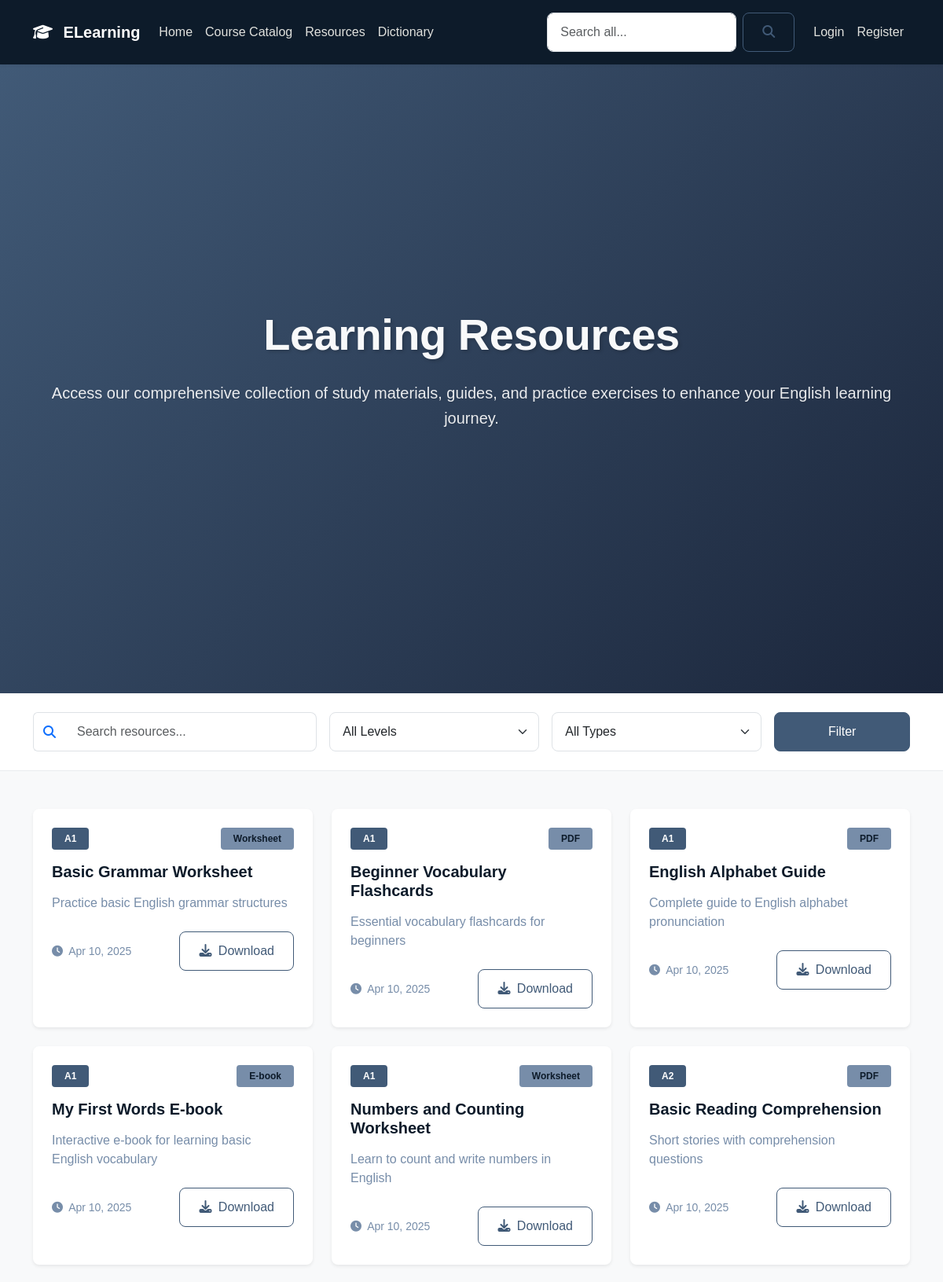
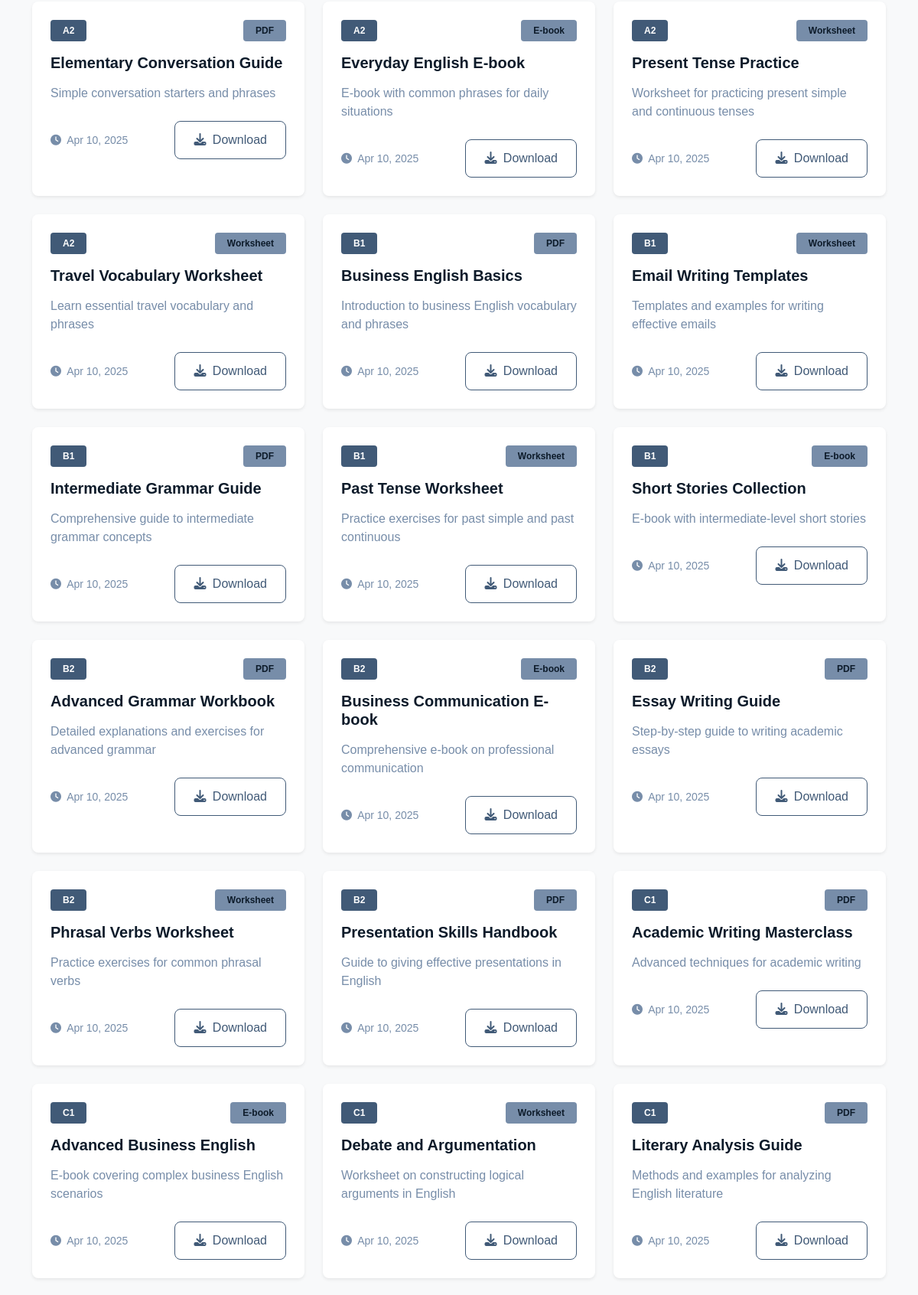
The app's page /resources.php (upper part) with its own data (2 pictures, top to bottom).
### tables this page shows
CREATE TABLE IF NOT EXISTS resource_library (
    resource_id INT PRIMARY KEY AUTO_INCREMENT,
    title VARCHAR(255) NOT NULL,
    description TEXT,
    file_path VARCHAR(255) NOT NULL,
    file_type TINYINT NOT NULL COMMENT '0: pdf, 1: ebook, 2: worksheet',
    proficiency_level ENUM('A1', 'A2', 'B1', 'B2', 'C1', 'C2') NOT NULL,
    course_id INT NULL,
    upload_date TIMESTAMP DEFAULT CURRENT_TIMESTAMP,
    FOREIGN KEY (course_id) REFERENCES courses(course_id) ON DELETE SET NULL
);

### includes/db.php (called while the page is built, shortened)
<?php
function sanitize_input($data) {
    $data = trim($data);
    $data = stripslashes($data);
    $data = htmlspecialchars($data);
    return $data;
}

### resources.php (the view, shortened to what this page needs)
<?php
require_once 'includes/db.php';
$search = sanitize_input($_GET['search'] ?? '');
try {
    $sql = "
        SELECT r.*
        FROM resource_library r
        WHERE 1=1
    ";
    $params = [];
    $sql .= " ORDER BY r.proficiency_level ASC, r.title ASC";
    $stmt = $conn->prepare($sql);
    $stmt->execute($params);
    $resources = $stmt->fetchAll();
} catch(PDOException $e) {
    error_log('Error in resources.php: ' . $e->getMessage());
    $_SESSION['error_message'] = 'An error occurred while loading resources. Please try again later.';
    $resources = [];
}
$types = [0 => 'PDF', 1 => 'E-book', 2 => 'Worksheet'];
?>
<!DOCTYPE html>
<html lang="en">
<head>
    <link href="https://cdn.jsdelivr.net/npm/bootstrap@5.3.2/dist/css/bootstrap.min.css" rel="stylesheet">
    <link href="https://cdnjs.cloudflare.com/ajax/libs/font-awesome/6.4.2/css/all.min.css" rel="stylesheet">
    <link href="css/custom.css" rel="stylesheet">
</head>
<body>
    <?php include 'includes/nav.php'; ?>
    <section class="hero-section text-white text-center py-5">
        <div class="container">
            <h1 class="display-4 fw-bold mb-4 text-light">Learning Resources</h1>
            <p class="lead mb-4">Access our comprehensive collection of study materials, guides, and practice exercises
                to enhance your English learning journey.</p>
        </div>
    </section>
    <section class="search-section py-4">
        <div class="container">
            <form action="resources.php" method="GET" class="row g-3">
                <div class="col-md-4">
                    <div class="input-group">
                        <span class="input-group-text bg-white border-end-0">
                            <i class="fas fa-search text-primary"></i>
                        </span>
                        <input type="text" class="form-control border-start-0" name="search"
                            placeholder="Search resources..." value="<?php echo htmlspecialchars($search); ?>">
                    </div>
                </div>
                <div class="col-md-3">
                    <select class="form-select" name="level">
                        <option value="">All Levels</option>
                    </select>
                </div>
                <div class="col-md-3">
                    <select class="form-select" name="type">
                        <option value="">All Types</option>
                    </select>
                </div>
                <div class="col-md-2">
                    <button type="submit" class="btn btn-primary w-100">Filter</button>
                </div>
            </form>
        </div>
    </section>
    <section class="py-5">
        <div class="container">
            <?php if (empty($resources)): ?>
            <div class="text-center py-5">
                <i class="fas fa-search fa-3x text-muted mb-3"></i>
                <h3>No resources found</h3>
                <p class="text-muted">Try adjusting your search or filter criteria</p>
            </div>
            <?php else: ?>
            <div class="row g-4">
                <?php foreach ($resources as $resource): ?>
                <div class="col-md-6 col-lg-4">
                    <div class="card h-100 border-0 shadow-sm">
                        <div class="card-body p-4">
                            <div class="d-flex justify-content-between align-items-center mb-3">
                                <span class="badge bg-primary"><?php echo $resource['proficiency_level']; ?></span>
                                <span class="badge bg-info"><?php echo $types[$resource['file_type']]; ?></span>
                            </div>
                            <h5 class="card-title mb-3"><?php echo htmlspecialchars($resource['title']); ?></h5>
                            <p class="card-text text-muted mb-4">
                                <?php echo htmlspecialchars($resource['description']); ?></p>
                            <div class="d-flex justify-content-between align-items-center">
                                <small class="text-muted">
                                    <i class="fas fa-clock me-1"></i>
                                    <?php echo date('M d, Y', strtotime($resource['upload_date'])); ?>
                                </small>
                                <a href="<?php echo htmlspecialchars($resource['file_path']); ?>"
                                    class="btn btn-outline-primary" target="_blank">
                                    <i class="fas fa-download me-1"></i> Download
                                </a>
                            </div>
                        </div>
                    </div>
                </div>
                <?php endforeach; ?>
            </div>
            <?php endif; ?>
        </div>
    </section>
</body>
</html>

### css/custom.css (style rules this page uses)
:root { --primary: #415a77; --secondary: #1b263b; --dark: #0d1b2a; --accent: #778da9; --light: #e0e1dd; --success: #27ae60; --warning: #f39c12; --danger: #e74c3c; --white: #ffffff; --gray-100: #f8f9fa; --gray-200: #e9ecef; --gray-300: #dee2e6; --gray-400: #ced4da; --gray-500: #adb5bd; --gray-600: #778da9; --gray-700: #415a77; --gray-800: #1b263b; --gray-900: #0d1b2a; --font-primary: "Ubuntu", sans-serif; --font-secondary: "Inter", sans-serif; --spacing-xs: 0.25rem; --spacing-sm: 0.5rem; --spacing-md: 1rem; --spacing-lg: 1.5rem; --spacing-xl: 2rem; --radius-sm: 0.25rem; --radius-md: 0.5rem; --radius-lg: 1rem; --radius-xl: 2rem; --shadow-sm: 0 2px 4px rgba(0, 0, 0, 0.05); --shadow-md: 0 4px 6px rgba(0, 0, 0, 0.1); --shadow-lg: 0 10px 15px rgba(0, 0, 0, 0.1); --shadow-xl: 0 20px 25px rgba(0, 0, 0, 0.15); }
body { font-family: var(--font-primary); color: var(--gray-800); background-color: var(--gray-100); }
h1, h2, h3, h4, h5, h6 { font-weight: 700; color: var(--dark); }
.display-1, .display-2, .display-3, .display-4 { font-weight: 800; }
.hero-section { background: linear-gradient(135deg, var(--primary), var(--secondary)); padding: var(--spacing-xl) 0; margin-bottom: 0; min-height: 100vh; display: flex; align-items: center; position: relative; }
.hero-section h1, .hero-section .display-3, .hero-section .display-4 { color: var(--white); text-shadow: 2px 2px 4px rgba(0, 0, 0, 0.2); font-weight: 800; letter-spacing: -0.5px; }
.hero-section .lead { color: rgba(255, 255, 255, 0.9); text-shadow: 1px 1px 2px rgba(0, 0, 0, 0.1); font-size: 1.25rem; line-height: 1.6; }
.section-title, .display-5, .card-title { color: var(--dark); font-weight: 700; margin-bottom: 1rem; }
.card { border: none; border-radius: var(--radius-md); box-shadow: var(--shadow-md); transition: transform 0.3s ease, box-shadow 0.3s ease; background-color: var(--white); }
.card-text { color: var(--gray-700); }
.btn { font-weight: 500; padding: 0.75rem 1.5rem; border-radius: var(--radius-md); transition: all 0.3s ease; }
.btn-primary { background-color: var(--primary); border-color: var(--primary); color: var(--white); }
.btn-outline-primary { color: var(--primary); border-color: var(--primary); }
.badge { font-weight: 600; padding: 0.5rem 1rem; border-radius: var(--radius-sm); }
.badge.bg-primary { background-color: var(--primary) !important; }
.badge.bg-info { background-color: var(--accent) !important; color: var(--dark); }
.form-control, .form-select { border-radius: var(--radius-md); padding: 0.75rem 1rem; border-color: var(--gray-300); transition: all 0.3s ease; }
.search-section { background-color: var(--white); padding: var(--spacing-lg) 0; border-bottom: 1px solid var(--gray-200); }
.search-section .input-group-text { background-color: var(--white); border-color: var(--gray-300); }
.text-muted { color: var(--gray-600) !important; }

### records on screen
resource_library: proficiency_level "A1", file_type "Worksheet", title "Basic Grammar Worksheet", description "Practice basic English grammar structures", upload_date "Apr 10, 2025"
resource_library: proficiency_level "A1", file_type "PDF", title "Beginner Vocabulary Flashcards", description "Essential vocabulary flashcards for beginners", upload_date "Apr 10, 2025"
resource_library: proficiency_level "A1", file_type "PDF", title "English Alphabet Guide", description "Complete guide to English alphabet pronunciation", upload_date "Apr 10, 2025"
resource_library: proficiency_level "A1", file_type "E-book", title "My First Words E-book", description "Interactive e-book for learning basic English vocabulary", upload_date "Apr 10, 2025"
resource_library: proficiency_level "A1", file_type "Worksheet", title "Numbers and Counting Worksheet", description "Learn to count and write numbers in English", upload_date "Apr 10, 2025"
resource_library: proficiency_level "A2", file_type "PDF", title "Basic Reading Comprehension", description "Short stories with comprehension questions", upload_date "Apr 10, 2025"
resource_library: proficiency_level "A2", file_type "PDF", title "Elementary Conversation Guide", description "Simple conversation starters and phrases", upload_date "Apr 10, 2025"
resource_library: proficiency_level "A2", file_type "E-book", title "Everyday English E-book", description "E-book with common phrases for daily situations", upload_date "Apr 10, 2025"
resource_library: proficiency_level "A2", file_type "Worksheet", title "Present Tense Practice", description "Worksheet for practicing present simple and continuous tenses", upload_date "Apr 10, 2025"
resource_library: proficiency_level "A2", file_type "Worksheet", title "Travel Vocabulary Worksheet", description "Learn essential travel vocabulary and phrases", upload_date "Apr 10, 2025"
resource_library: proficiency_level "B1", file_type "PDF", title "Business English Basics", description "Introduction to business English vocabulary and phrases", upload_date "Apr 10, 2025"
resource_library: proficiency_level "B1", file_type "Worksheet", title "Email Writing Templates", description "Templates and examples for writing effective emails", upload_date "Apr 10, 2025"
resource_library: proficiency_level "B1", file_type "PDF", title "Intermediate Grammar Guide", description "Comprehensive guide to intermediate grammar concepts", upload_date "Apr 10, 2025"
resource_library: proficiency_level "B1", file_type "Worksheet", title "Past Tense Worksheet", description "Practice exercises for past simple and past continuous", upload_date "Apr 10, 2025"
resource_library: proficiency_level "B1", file_type "E-book", title "Short Stories Collection", description "E-book with intermediate-level short stories", upload_date "Apr 10, 2025"
resource_library: proficiency_level "B2", file_type "PDF", title "Advanced Grammar Workbook", description "Detailed explanations and exercises for advanced grammar", upload_date "Apr 10, 2025"
resource_library: proficiency_level "B2", file_type "E-book", title "Business Communication E-book", description "Comprehensive e-book on professional communication", upload_date "Apr 10, 2025"
resource_library: proficiency_level "B2", file_type "PDF", title "Essay Writing Guide", description "Step-by-step guide to writing academic essays", upload_date "Apr 10, 2025"
resource_library: proficiency_level "B2", file_type "Worksheet", title "Phrasal Verbs Worksheet", description "Practice exercises for common phrasal verbs", upload_date "Apr 10, 2025"
resource_library: proficiency_level "B2", file_type "PDF", title "Presentation Skills Handbook", description "Guide to giving effective presentations in English", upload_date "Apr 10, 2025"
resource_library: proficiency_level "C1", file_type "PDF", title "Academic Writing Masterclass", description "Advanced techniques for academic writing", upload_date "Apr 10, 2025"
resource_library: proficiency_level "C1", file_type "E-book", title "Advanced Business English", description "E-book covering complex business English scenarios", upload_date "Apr 10, 2025"
resource_library: proficiency_level "C1", file_type "Worksheet", title "Debate and Argumentation", description "Worksheet on constructing logical arguments in English", upload_date "Apr 10, 2025"
resource_library: proficiency_level "C1", file_type "PDF", title "Literary Analysis Guide", description "Methods and examples for analyzing English literature", upload_date "Apr 10, 2025"
